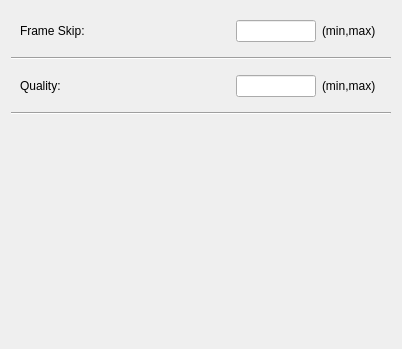
     <widget class="QWidget" name="jpgTabPtr_">
      <attribute name="title">
       <string>jpg</string>
      </attribute>
      <layout class="QVBoxLayout" name="verticalLayout_6">
       <item>
        <widget class="QWidget" name="jpgFrameSkipWidgetPtr_" native="true">
         <layout class="QHBoxLayout" name="horizontalLayout_6">
          <item>
           <widget class="QLabel" name="jpgFrameSkipLabelPtr_">
            <property name="sizePolicy">
             <sizepolicy hsizetype="Fixed" vsizetype="Preferred">
              <horstretch>0</horstretch>
              <verstretch>0</verstretch>
             </sizepolicy>
            </property>
            <property name="minimumSize">
             <size>
              <width>120</width>
              <height>0</height>
             </size>
            </property>
            <property name="font">
             <font>
              <weight>50</weight>
              <bold>false</bold>
             </font>
            </property>
            <property name="text">
             <string>Frame Skip:</string>
            </property>
           </widget>
          </item>
          <item>
           <spacer name="horizontalSpacer_23">
            <property name="orientation">
             <enum>Qt::Horizontal</enum>
            </property>
            <property name="sizeHint" stdset="0">
             <size>
              <width>90</width>
              <height>20</height>
             </size>
            </property>
           </spacer>
          </item>
          <item>
           <widget class="QLineEdit" name="jpgFrameSkipLineEditPtr_">
            <property name="sizePolicy">
             <sizepolicy hsizetype="Fixed" vsizetype="Fixed">
              <horstretch>0</horstretch>
              <verstretch>0</verstretch>
             </sizepolicy>
            </property>
            <property name="minimumSize">
             <size>
              <width>80</width>
              <height>0</height>
             </size>
            </property>
            <property name="maximumSize">
             <size>
              <width>80</width>
              <height>16777215</height>
             </size>
            </property>
           </widget>
          </item>
          <item>
           <widget class="QLabel" name="jpgFrameSkipRangeLabelPtr_">
            <property name="sizePolicy">
             <sizepolicy hsizetype="Fixed" vsizetype="Preferred">
              <horstretch>0</horstretch>
              <verstretch>0</verstretch>
             </sizepolicy>
            </property>
            <property name="minimumSize">
             <size>
              <width>60</width>
              <height>0</height>
             </size>
            </property>
            <property name="maximumSize">
             <size>
              <width>60</width>
              <height>16777215</height>
             </size>
            </property>
            <property name="font">
             <font>
              <weight>50</weight>
              <bold>false</bold>
             </font>
            </property>
            <property name="text">
             <string>(min,max)</string>
            </property>
           </widget>
          </item>
         </layout>
        </widget>
       </item>
       <item>
        <widget class="Line" name="line_6">
         <property name="orientation">
          <enum>Qt::Horizontal</enum>
         </property>
        </widget>
       </item>
       <item>
        <widget class="QWidget" name="jpgQualityWidgetPtr_" native="true">
         <layout class="QHBoxLayout" name="horizontalLayout_9">
          <item>
           <widget class="QLabel" name="jpgQualityLabelPtr_">
            <property name="sizePolicy">
             <sizepolicy hsizetype="Fixed" vsizetype="Preferred">
              <horstretch>0</horstretch>
              <verstretch>0</verstretch>
             </sizepolicy>
            </property>
            <property name="minimumSize">
             <size>
              <width>120</width>
              <height>0</height>
             </size>
            </property>
            <property name="font">
             <font>
              <weight>50</weight>
              <bold>false</bold>
             </font>
            </property>
            <property name="text">
             <string>Quality: </string>
            </property>
           </widget>
          </item>
          <item>
           <spacer name="horizontalSpacer_24">
            <property name="orientation">
             <enum>Qt::Horizontal</enum>
            </property>
            <property name="sizeHint" stdset="0">
             <size>
              <width>90</width>
              <height>20</height>
             </size>
            </property>
           </spacer>
          </item>
          <item>
           <widget class="QLineEdit" name="jpgQualityLineEditPtr_">
            <property name="sizePolicy">
             <sizepolicy hsizetype="Fixed" vsizetype="Fixed">
              <horstretch>0</horstretch>
              <verstretch>0</verstretch>
             </sizepolicy>
            </property>
            <property name="minimumSize">
             <size>
              <width>80</width>
              <height>0</height>
             </size>
            </property>
            <property name="maximumSize">
             <size>
              <width>80</width>
              <height>16777215</height>
             </size>
            </property>
           </widget>
          </item>
          <item>
           <widget class="QLabel" name="jpgQualityRangeLabelPtr_">
            <property name="sizePolicy">
             <sizepolicy hsizetype="Fixed" vsizetype="Preferred">
              <horstretch>0</horstretch>
              <verstretch>0</verstretch>
             </sizepolicy>
            </property>
            <property name="minimumSize">
             <size>
              <width>60</width>
              <height>0</height>
             </size>
            </property>
            <property name="maximumSize">
             <size>
              <width>60</width>
              <height>16777215</height>
             </size>
            </property>
            <property name="font">
             <font>
              <weight>50</weight>
              <bold>false</bold>
             </font>
            </property>
            <property name="text">
             <string>(min,max)</string>
            </property>
           </widget>
          </item>
         </layout>
        </widget>
       </item>
       <item>
        <widget class="Line" name="line_7">
         <property name="orientation">
          <enum>Qt::Horizontal</enum>
         </property>
        </widget>
       </item>
       <item>
        <spacer name="verticalSpacer_4">
         <property name="orientation">
          <enum>Qt::Vertical</enum>
         </property>
         <property name="sizeHint" stdset="0">
          <size>
           <width>20</width>
           <height>223</height>
          </size>
         </property>
        </spacer>
       </item>
      </layout>
     </widget>
